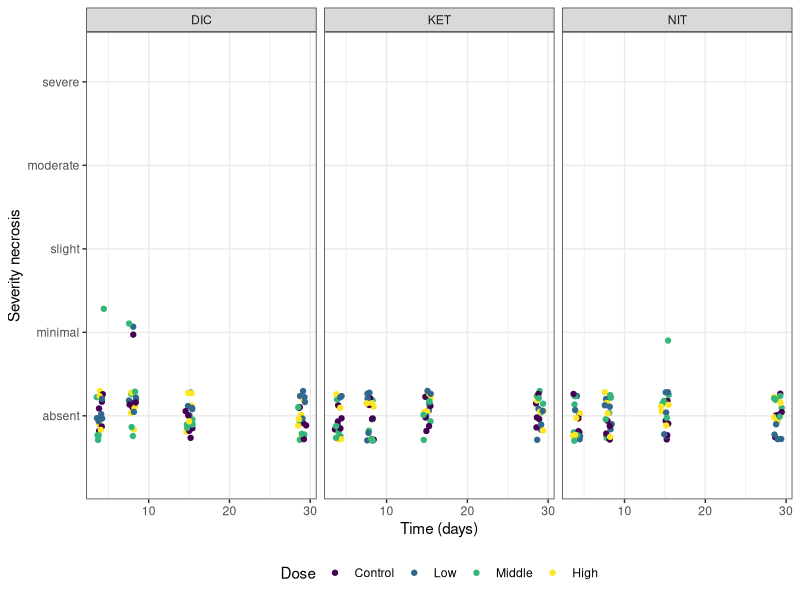
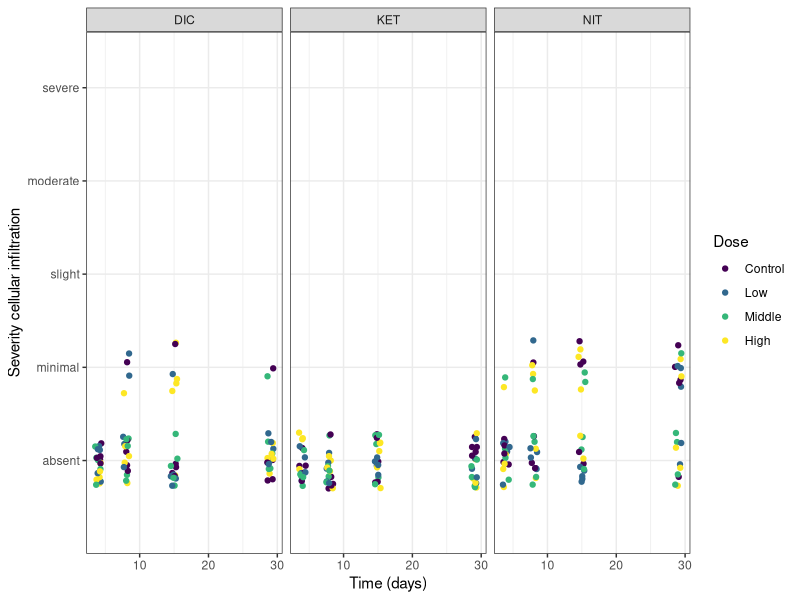
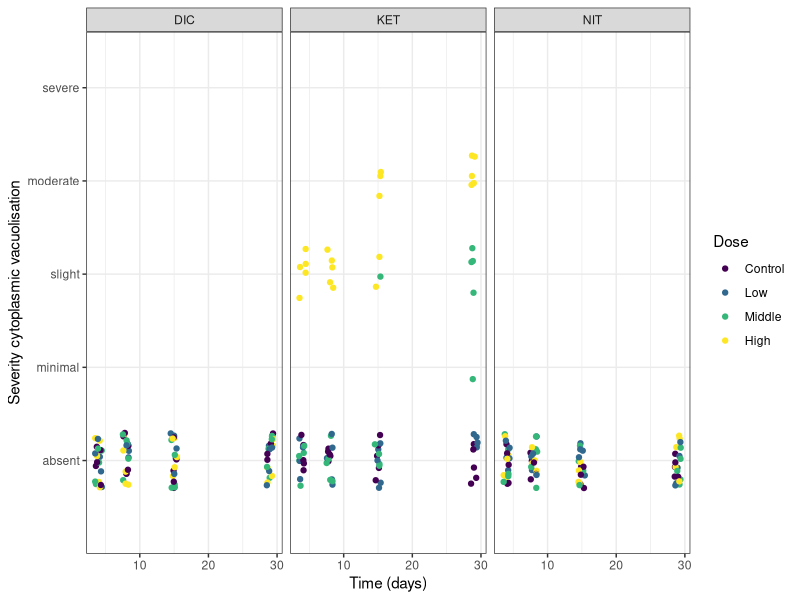
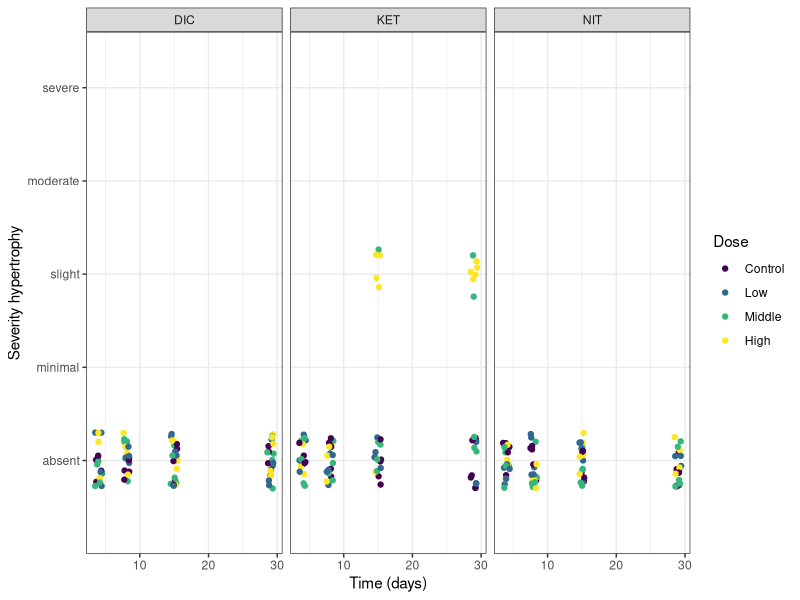

Write the R code that produced these figures, in order. (Note: this script raises an error after producing the figures.)
library(tidyverse)
rm(list=ls())

SaveFigures = 1

treatment = as_labeller(c(
  `nitrofurantoin` = "NIT",  
  `diclofenac`     = "DIC",
  `ketoconazole`   = "KET"),
  label_parsed)

# Load data
pathology_data = rbind(read.csv("open_tggates_pathology_NIT.csv"),
                       read.csv("open_tggates_pathology_DIC.csv"),
                       read.csv("open_tggates_pathology_KET.csv")) %>%
  filter(FINDING_TYPE %in% c("Necrosis", "Cellular infiltration", "Hypertrophy", "Vacuolization, cytoplasmic")) %>%
  filter(!SACRIFICE_PERIOD %in% c("6 hr", "9 hr")) %>%
  select(COMPOUND_NAME, INDIVIDUAL_ID, DOSE_LEVEL, SACRIFICE_PERIOD, FINDING_TYPE, GRADE_TYPE) %>%
  mutate(SACRIFICE_PERIOD = as.numeric(gsub(" day", "", SACRIFICE_PERIOD))) %>%
  mutate(FINDING_TYPE = ifelse(FINDING_TYPE == "Vacuolization, cytoplasmic", "Cytoplasmic vacuolisation", FINDING_TYPE))


full_data = pathology_data %>%
  expand(COMPOUND_NAME, INDIVIDUAL_ID, DOSE_LEVEL, SACRIFICE_PERIOD, FINDING_TYPE) %>%
  left_join(pathology_data) %>%
  mutate(GRADE_TYPE = ifelse(is.na(GRADE_TYPE), "absent", GRADE_TYPE))

# Plot data
plot = ggplot(full_data) + theme_bw() +
  geom_jitter(aes(x = SACRIFICE_PERIOD, y = GRADE_TYPE, colour = DOSE_LEVEL), height = 0.3, width = 0.6) +
  facet_grid(rows = vars(COMPOUND_NAME), cols = vars(FINDING_TYPE)) + expand_limits(y=0) +
  ylab("Severity") + xlab("Time (days)") +
  scale_y_discrete(limits = c("absent", "minimal", "slight", "moderate", "severe")) +
  scale_color_viridis_d(name = "Dose", limits = c("Control", "Low", "Middle", "High"))

# print(plot)                       


plot_necrosis = ggplot(filter(full_data, FINDING_TYPE == "Necrosis")) + theme_bw() +
  geom_jitter(aes(x = SACRIFICE_PERIOD, y = GRADE_TYPE, colour = DOSE_LEVEL), height = 0.3, width = 0.5) +
  facet_grid(cols = vars(COMPOUND_NAME), labeller = labeller(COMPOUND_NAME = treatment)) + 
  expand_limits(y=0) + ylab("Severity necrosis") + xlab("Time (days)") +
  scale_y_discrete(limits = c("absent", "minimal", "slight", "moderate", "severe")) +
  scale_color_viridis_d(name = "Dose", limits = c("Control", "Low", "Middle", "High")) +
  theme(legend.position = "bottom")
print(plot_necrosis) 

plot_infiltration = ggplot(filter(full_data, FINDING_TYPE == "Cellular infiltration")) + theme_bw() +
  geom_jitter(aes(x = SACRIFICE_PERIOD, y = GRADE_TYPE, colour = DOSE_LEVEL), height = 0.3, width = 0.5) +
  facet_grid(cols = vars(COMPOUND_NAME), labeller = labeller(COMPOUND_NAME = treatment)) + 
  expand_limits(y=0) + ylab("Severity cellular infiltration") + xlab("Time (days)") +
  scale_y_discrete(limits = c("absent", "minimal", "slight", "moderate", "severe")) +
  scale_color_viridis_d(name = "Dose", limits = c("Control", "Low", "Middle", "High"))
print(plot_infiltration) 

plot_vacuolisation = ggplot(filter(full_data, FINDING_TYPE == "Cytoplasmic vacuolisation")) + theme_bw() +
  geom_jitter(aes(x = SACRIFICE_PERIOD, y = GRADE_TYPE, colour = DOSE_LEVEL), height = 0.3, width = 0.5) +
  facet_grid(cols = vars(COMPOUND_NAME), labeller = labeller(COMPOUND_NAME = treatment)) + 
  expand_limits(y=0) + ylab("Severity cytoplasmic vacuolisation") + xlab("Time (days)") +
  scale_y_discrete(limits = c("absent", "minimal", "slight", "moderate", "severe")) +
  scale_color_viridis_d(name = "Dose", limits = c("Control", "Low", "Middle", "High"))
print(plot_vacuolisation) 

plot_hypertrophy = ggplot(filter(full_data, FINDING_TYPE == "Hypertrophy")) + theme_bw() +
  geom_jitter(aes(x = SACRIFICE_PERIOD, y = GRADE_TYPE, colour = DOSE_LEVEL), height = 0.3, width = 0.5) +
  facet_grid(cols = vars(COMPOUND_NAME), labeller = labeller(COMPOUND_NAME = treatment)) + 
  expand_limits(y=0) + ylab("Severity hypertrophy") + xlab("Time (days)") +
  scale_y_discrete(limits = c("absent", "minimal", "slight", "moderate", "severe")) +
  scale_color_viridis_d(name = "Dose", limits = c("Control", "Low", "Middle", "High"))
print(plot_hypertrophy) 

# Save Figures
if(SaveFigures){
  ggsave("Figure_pathology_necrosis.svg", plot = plot_necrosis, path = "Figures", 
         width = 18, height = 8, units = "cm")
  ggsave("Figure_pathology_infiltration.svg", plot = plot_infiltration, path = "Figures", 
         width = 20, height = 7, units = "cm")
  ggsave("Figure_pathology_vacuolisation.svg", plot = plot_vacuolisation, path = "Figures", 
         width = 20, height = 7, units = "cm")
  ggsave("Figure_pathology_hypertrophy.svg", plot = plot_hypertrophy, path = "Figures", 
         width = 20, height = 7, units = "cm")
}
